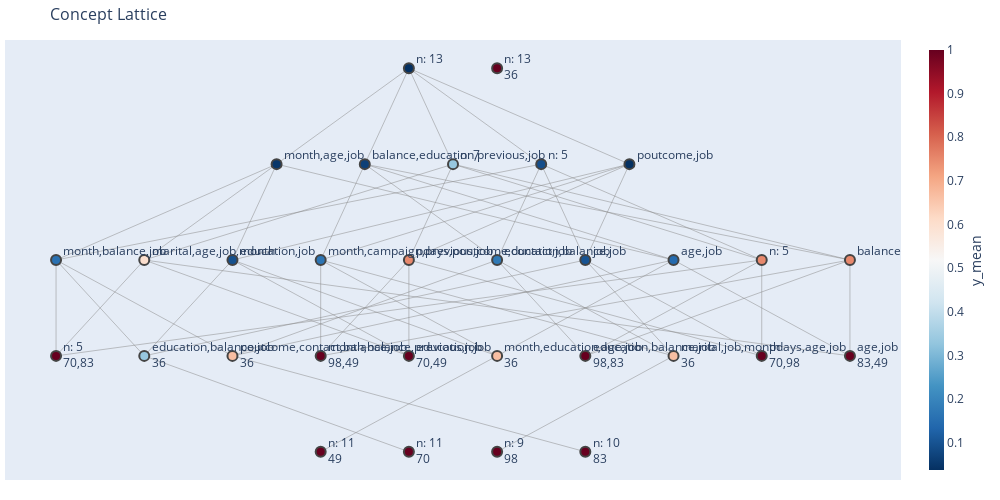

The notebook cell saved with this chart:
### Code cell
fig

### Figure 1 — Plotly figure (JSON) as saved in the notebook; plotly's stock layout.template omitted (floating-point values rounded to 4 significant figures; data arrays with more than 128 entries replaced by an {"elided": "..."} marker saying what was removed)
{"data": [{"hoverinfo": "none", "line": {"color": "#888", "width": 0.5}, "mode": "lines", "type": "scatter", "x": {"elided": "177 float values"}, "y": {"elided": "177 int values"}}, {"hoverinfo": "text", "hovertext": ["PatternStructure 30<br><br>extent (len: 2): 70, 83<br>intent (len: 14): job in [\"management\", \"services\"], contact in [\"cellular\", \"telephone\"], default = 0, marital = married, age in [37, 52],...<br>new extent (len: 2): 70, 83<br>new_intent (len: 5): campaign, month, age, previous, job<br>metric strongness = 1.0<br>metric stab_min_bound = None<br>metric stab_max_bound = None<br>metric log_stab_min_bound = None<br>metric log_stab_max_bound = None<br>metric lstab_min_bound = None<br>", "PatternStructure 14<br><br>extent (len: 2): 70, 36<br>intent (len: 13): contact in [\"cellular\", \"telephone\"], marital in [\"divorced\", \"married\"], poutcome in [\"success\", \"unknown\"], campaign in [1, 2], default = 0,...<br>new extent (len: 1): 36<br>new_intent (len: 3): job, balance, education<br>metric strongness = 0.3333333333333333<br>metric stab_min_bound = 0.5<br>metric stab_max_bound = 0.5<br>metric log_stab_min_bound = 1.0<br>metric log_stab_max_bound = 1.0<br>metric lstab_min_bound = -13.0<br>", "PatternStructure 5<br><br>extent (len: 4): 70, 83, 49, 36<br>intent (len: 13): contact in [\"cellular\", \"telephone\"], marital in [\"divorced\", \"married\"], balance in [0, 4629], campaign in [1, 2], default = 0,...<br>new extent (len: 0): ∅<br>new_intent (len: 3): month, age, job<br>metric strongness = 0.047619047619047616<br>metric stab_min_bound = -1.0<br>metric stab_max_bound = 0.5<br>metric log_stab_min_bound = -1.0<br>metric log_stab_max_bound = 1.0<br>metric lstab_min_bound = -13.0<br>", "PatternStructure 15<br><br>extent (len: 2): 83, 36<br>intent (len: 13): marital in [\"divorced\", \"married\"], campaign in [1, 2], default = 0, poutcome in [\"failure\", \"unknown\"], job in [\"retired\", \"services\"],...<br>new extent (len: 1): 36<br>new_intent (len: 4): poutcome, job, balance, contact<br>metric strongness = 0.6666666666666666<br>metric stab_min_bound = 0.5<br>metric stab_max_bound = 0.5<br>metric log_stab_min_bound = 1.0<br>metric log_stab_max_bound = 1.0<br>metric lstab_min_bound = -13.0<br>", "PatternStructure 16<br><br>extent (len: 1): 49<br>intent (len: 14): education = unknown, poutcome = success, default = 0, marital = married, contact = cellular,...<br>new extent (len: 1): 49<br>new_intent (len: 11): marital, housing, balance, pdays, month,...<br>metric strongness = 1.0<br>metric stab_min_bound = None<br>metric stab_max_bound = None<br>metric log_stab_min_bound = None<br>metric log_stab_max_bound = None<br>metric lstab_min_bound = None<br>", "PatternStructure 13<br><br>extent (len: 3): 70, 83, 36<br>intent (len: 13): contact in [\"cellular\", \"telephone\"], marital in [\"divorced\", \"married\"], campaign in [1, 2], education in [\"primary\", \"secondary\", \"tertiary\"], default = 0,...<br>new extent (len: 0): ∅<br>new_intent (len: 3): month, balance, job<br>metric strongness = 0.15789473684210525<br>metric stab_min_bound = -0.5<br>metric stab_max_bound = 0.5<br>metric log_stab_min_bound = -0.5849625007211562<br>metric log_stab_max_bound = 1.0<br>metric lstab_min_bound = -13.0<br>", "PatternStructure 23<br><br>extent (len: 2): 98, 49<br>intent (len: 14): poutcome = success, marital in [\"divorced\", \"married\"], pdays in [92.0, 182.0], default = 0, contact = cellular,...<br>new extent (len: 2): 98, 49<br>new_intent (len: 4): month, previous, balance, job<br>metric strongness = 1.0<br>metric stab_min_bound = None<br>metric stab_max_bound = None<br>metric log_stab_min_bound = None<br>metric log_stab_max_bound = None<br>metric lstab_min_bound = None<br>", "PatternStructure 3<br><br>extent (len: 4): 98, 83, 49, 36<br>intent (len: 13): balance in [229, 4629], contact in [\"cellular\", \"telephone\"], marital in [\"divorced\", \"married\"], campaign in [1, 2], job in [\"admin.\", \"blue-collar\", \"retired\", \"services\"],...<br>new extent (len: 0): ∅<br>new_intent (len: 4): previous, balance, education, job<br>metric strongness = 0.06557377049180328<br>metric stab_min_bound = -1.0<br>metric stab_max_bound = 0.5<br>metric log_stab_min_bound = -1.0<br>metric log_stab_max_bound = 1.0<br>metric lstab_min_bound = -13.0<br>", "PatternStructure 18<br><br>extent (len: 1): 70<br>intent (len: 14): poutcome = success, default = 0, contact = cellular, marital = married, previous = 3,...<br>new extent (len: 1): 70<br>new_intent (len: 11): marital, campaign, balance, pdays, month,...<br>metric strongness = 1.0<br>metric stab_min_bound = None<br>metric stab_max_bound = None<br>metric log_stab_min_bound = None<br>metric log_stab_max_bound = None<br>metric lstab_min_bound = None<br>", "PatternStructure 25<br><br>extent (len: 2): 70, 49<br>intent (len: 14): poutcome = success, balance in [0, 4629], campaign in [1, 2], default = 0, contact = cellular,...<br>new extent (len: 2): 70, 49<br>new_intent (len: 2): job, education<br>metric strongness = 1.0<br>metric stab_min_bound = None<br>metric stab_max_bound = None<br>metric log_stab_min_bound = None<br>metric log_stab_max_bound = None<br>metric lstab_min_bound = None<br>", "PatternStructure 8<br><br>extent (len: 2): 49, 36<br>intent (len: 13): balance in [229, 4629], job in [\"admin.\", \"retired\"], contact in [\"cellular\", \"telephone\"], marital in [\"divorced\", \"married\"], education in [\"primary\", \"unknown\"],...<br>new extent (len: 1): 36<br>new_intent (len: 4): month, job, age, education<br>metric strongness = 0.6666666666666666<br>metric stab_min_bound = 0.5<br>metric stab_max_bound = 0.5<br>metric log_stab_min_bound = 1.0<br>metric log_stab_max_bound = 1.0<br>metric lstab_min_bound = -13.0<br>", "PatternStructure 24<br><br>extent (len: 3): 70, 83, 49<br>intent (len: 14): job in [\"admin.\", \"management\", \"services\"], contact in [\"cellular\", \"telephone\"], balance in [0, 4629], campaign in [1, 2], default = 0,...<br>new extent (len: 0): ∅<br>new_intent (len: 4): marital, age, job, month<br>metric strongness = 0.6<br>metric stab_min_bound = -0.5<br>metric stab_max_bound = 0.5<br>metric log_stab_min_bound = -0.5849625007211562<br>metric log_stab_max_bound = 1.0<br>metric lstab_min_bound = -13.0<br>", "PatternStructure 6<br><br>extent (len: 3): 70, 49, 36<br>intent (len: 13): contact in [\"cellular\", \"telephone\"], marital in [\"divorced\", \"married\"], poutcome in [\"success\", \"unknown\"], campaign in [1, 2], education in [\"primary\", \"tertiary\", \"unknown\"],...<br>new extent (len: 0): ∅<br>new_intent (len: 2): job, education<br>metric strongness = 0.09375<br>metric stab_min_bound = -0.5<br>metric stab_max_bound = 0.5<br>metric log_stab_min_bound = -0.5849625007211562<br>metric log_stab_max_bound = 1.0<br>metric lstab_min_bound = -13.0<br>", "PatternStructure 4<br><br>extent (len: 3): 98, 49, 36<br>intent (len: 13): balance in [229, 4629], contact in [\"cellular\", \"telephone\"], marital in [\"divorced\", \"married\"], poutcome in [\"success\", \"unknown\"], default = 0,...<br>new extent (len: 0): ∅<br>new_intent (len: 4): month, campaign, previous, job<br>metric strongness = 0.16666666666666666<br>metric stab_min_bound = -0.5<br>metric stab_max_bound = 0.5<br>metric log_stab_min_bound = -0.5849625007211562<br>metric log_stab_max_bound = 1.0<br>metric lstab_min_bound = -13.0<br>", "PatternStructure 29<br><br>extent (len: 2): 98, 83<br>intent (len: 14): contact in [\"cellular\", \"telephone\"], marital in [\"divorced\", \"married\"], campaign in [1, 2], default = 0, pdays in [182.0, 460.0],...<br>new extent (len: 2): 98, 83<br>new_intent (len: 3): job, balance, education<br>metric strongness = 1.0<br>metric stab_min_bound = None<br>metric stab_max_bound = None<br>metric log_stab_min_bound = None<br>metric log_stab_max_bound = None<br>metric lstab_min_bound = None<br>", "PatternStructure 21<br><br>extent (len: 3): 70, 98, 49<br>intent (len: 14): poutcome = success, marital in [\"divorced\", \"married\"], balance in [0, 4629], month in [\"feb\", \"jan\", \"jul\"], default = 0,...<br>new extent (len: 0): ∅<br>new_intent (len: 4): poutcome, contact, job, pdays<br>metric strongness = 0.75<br>metric stab_min_bound = -0.5<br>metric stab_max_bound = 0.5<br>metric log_stab_min_bound = -0.5849625007211562<br>metric log_stab_max_bound = 1.0<br>metric lstab_min_bound = -13.0<br>", "PatternStructure 1<br><br>extent (len: 5): 98, 83, 49, 36, 70<br>intent (len: 13): contact in [\"cellular\", \"telephone\"], marital in [\"divorced\", \"married\"], balance in [0, 4629], campaign in [1, 2], poutcome in [\"failure\", \"success\", \"unknown\"],...<br>new extent (len: 0): ∅<br>new_intent (len: 13): marital, campaign, default, housing, balance,...<br>metric strongness = 0.03731343283582089<br>metric stab_min_bound = -1.5<br>metric stab_max_bound = 0.5<br>metric log_stab_min_bound = -1.3219280948873624<br>metric log_stab_max_bound = 1.0<br>metric lstab_min_bound = -13.0<br>", "PatternStructure 11<br><br>extent (len: 3): 98, 83, 36<br>intent (len: 13): contact in [\"cellular\", \"telephone\"], marital in [\"divorced\", \"married\"], job in [\"blue-collar\", \"retired\", \"services\"], age in [36, 78], default = 0,...<br>new extent (len: 0): ∅<br>new_intent (len: 3): job, balance, education<br>metric strongness = 0.17647058823529413<br>metric stab_min_bound = -0.5<br>metric stab_max_bound = 0.5<br>metric log_stab_min_bound = -0.5849625007211562<br>metric log_stab_max_bound = 1.0<br>metric lstab_min_bound = -13.0<br>", "PatternStructure 12<br><br>extent (len: 2): 98, 36<br>intent (len: 13): contact in [\"cellular\", \"telephone\"], poutcome in [\"success\", \"unknown\"], marital = divorced, age in [36, 78], default = 0,...<br>new extent (len: 1): 36<br>new_intent (len: 3): marital, job, month<br>metric strongness = 0.6666666666666666<br>metric stab_min_bound = 0.5<br>metric stab_max_bound = 0.5<br>metric log_stab_min_bound = 1.0<br>metric log_stab_max_bound = 1.0<br>metric lstab_min_bound = -13.0<br>", "PatternStructure 28<br><br>extent (len: 2): 70, 98<br>intent (len: 14): poutcome = success, marital in [\"divorced\", \"married\"], age in [36, 37], default = 0, contact = cellular,...<br>new extent (len: 2): 70, 98<br>new_intent (len: 3): job, age, pdays<br>metric strongness = 1.0<br>metric stab_min_bound = None<br>metric stab_max_bound = None<br>metric log_stab_min_bound = None<br>metric log_stab_max_bound = None<br>metric lstab_min_bound = None<br>", "PatternStructure 10<br><br>extent (len: 3): 70, 98, 36<br>intent (len: 13): contact in [\"cellular\", \"telephone\"], marital in [\"divorced\", \"married\"], poutcome in [\"success\", \"unknown\"], campaign in [1, 2], education in [\"primary\", \"secondary\", \"tertiary\"],...<br>new extent (len: 0): ∅<br>new_intent (len: 1): job<br>metric strongness = 0.1<br>metric stab_min_bound = -0.5<br>metric stab_max_bound = 0.5<br>metric log_stab_min_bound = -0.5849625007211562<br>metric log_stab_max_bound = 1.0<br>metric lstab_min_bound = -13.0<br>", "PatternStructure 7<br><br>extent (len: 3): 83, 49, 36<br>intent (len: 13): balance in [229, 4629], contact in [\"cellular\", \"telephone\"], marital in [\"divorced\", \"married\"], campaign in [1, 2], default = 0,...<br>new extent (len: 0): ∅<br>new_intent (len: 2): age, job<br>metric strongness = 0.14285714285714285<br>metric stab_min_bound = -0.5<br>metric stab_max_bound = 0.5<br>metric log_stab_min_bound = -0.5849625007211562<br>metric log_stab_max_bound = 1.0<br>metric lstab_min_bound = -13.0<br>", "PatternStructure 26<br><br>extent (len: 2): 83, 49<br>intent (len: 14): contact in [\"cellular\", \"telephone\"], campaign in [1, 2], default = 0, marital = married, age in [52, 61],...<br>new extent (len: 2): 83, 49<br>new_intent (len: 2): age, job<br>metric strongness = 1.0<br>metric stab_min_bound = None<br>metric stab_max_bound = None<br>metric log_stab_min_bound = None<br>metric log_stab_max_bound = None<br>metric lstab_min_bound = None<br>", "PatternStructure 0<br><br>extent (len: 1): 36<br>intent (len: 13): month = oct, marital = divorced, poutcome = unknown, default = 0, campaign = 1,...<br>new extent (len: 1): 36<br>new_intent (len: 13): marital, campaign, default, housing, balance,...<br>metric strongness = 1.0<br>metric stab_min_bound = None<br>metric stab_max_bound = None<br>metric log_stab_min_bound = None<br>metric log_stab_max_bound = None<br>metric lstab_min_bound = None<br>", "PatternStructure 20<br><br>extent (len: 4): 70, 98, 83, 49<br>intent (len: 14): contact in [\"cellular\", \"telephone\"], marital in [\"divorced\", \"married\"], balance in [0, 4629], month in [\"feb\", \"jan\", \"jul\"], default = 0,...<br>new extent (len: 0): ∅<br>new_intent (len: 7): pdays, month, poutcome, age, education,...<br>metric strongness = 0.3333333333333333<br>metric stab_min_bound = -1.0<br>metric stab_max_bound = 0.5<br>metric log_stab_min_bound = -1.0<br>metric log_stab_max_bound = 1.0<br>metric lstab_min_bound = -13.0<br>", "PatternStructure 27<br><br>extent (len: 3): 70, 98, 83<br>intent (len: 14): contact in [\"cellular\", \"telephone\"], marital in [\"divorced\", \"married\"], campaign in [1, 2], default = 0, pdays in [182.0, 460.0],...<br>new extent (len: 0): ∅<br>new_intent (len: 5): pdays, month, age, education, job<br>metric strongness = 0.75<br>metric stab_min_bound = -0.5<br>metric stab_max_bound = 0.5<br>metric log_stab_min_bound = -0.5849625007211562<br>metric log_stab_max_bound = 1.0<br>metric lstab_min_bound = -13.0<br>", "PatternStructure 9<br><br>extent (len: 4): 70, 98, 83, 36<br>intent (len: 13): job in [\"blue-collar\", \"management\", \"retired\", \"services\"], contact in [\"cellular\", \"telephone\"], marital in [\"divorced\", \"married\"], campaign in [1, 2], education in [\"primary\", \"secondary\", \"tertiary\"],...<br>new extent (len: 0): ∅<br>new_intent (len: 5): housing, balance, month, education, job<br>metric strongness = 0.09090909090909091<br>metric stab_min_bound = -1.0<br>metric stab_max_bound = 0.5<br>metric log_stab_min_bound = -1.0<br>metric log_stab_max_bound = 1.0<br>metric lstab_min_bound = -13.0<br>", "PatternStructure 17<br><br>extent (len: 1): 98<br>intent (len: 14): poutcome = success, marital = divorced, default = 0, contact = cellular, month = feb,...<br>new extent (len: 1): 98<br>new_intent (len: 9): balance, pdays, month, contact, poutcome,...<br>metric strongness = 1.0<br>metric stab_min_bound = None<br>metric stab_max_bound = None<br>metric log_stab_min_bound = None<br>metric log_stab_max_bound = None<br>metric lstab_min_bound = None<br>", "PatternStructure 19<br><br>extent (len: 1): 83<br>intent (len: 14): balance = 657, default = 0, marital = married, poutcome = failure, housing = 0,...<br>new extent (len: 1): 83<br>new_intent (len: 10): marital, campaign, balance, pdays, month,...<br>metric strongness = 1.0<br>metric stab_min_bound = None<br>metric stab_max_bound = None<br>metric log_stab_min_bound = None<br>metric log_stab_max_bound = None<br>metric lstab_min_bound = None<br>", "PatternStructure 22<br><br>extent (len: 3): 98, 83, 49<br>intent (len: 14): contact in [\"cellular\", \"telephone\"], marital in [\"divorced\", \"married\"], month in [\"feb\", \"jan\", \"jul\"], default = 0, campaign in [1, 2],...<br>new extent (len: 0): ∅<br>new_intent (len: 4): previous, balance, education, job<br>metric strongness = 0.75<br>metric stab_min_bound = -0.5<br>metric stab_max_bound = 0.5<br>metric log_stab_min_bound = -0.5849625007211562<br>metric log_stab_max_bound = 1.0<br>metric lstab_min_bound = -13.0<br>", "PatternStructure 2<br><br>extent (len: 4): 70, 98, 49, 36<br>intent (len: 13): contact in [\"cellular\", \"telephone\"], marital in [\"divorced\", \"married\"], job in [\"admin.\", \"blue-collar\", \"management\", \"retired\"], poutcome in [\"success\", \"unknown\"], default = 0,...<br>new extent (len: 0): ∅<br>new_intent (len: 2): poutcome, job<br>metric strongness = 0.038461538461538464<br>metric stab_min_bound = -1.0<br>metric stab_max_bound = 0.5<br>metric log_stab_min_bound = -1.0<br>metric log_stab_max_bound = 1.0<br>metric lstab_min_bound = -13.0<br>"], "marker": {"color": [1, 0.3333, 0.04762, 0.6667, 1, 0.1579, 1, 0.06557, 1, 1, 0.6667, 0.6, 0.09375, 0.1667, 1, 0.75, 0.03731, 0.1765, 0.6667, 1, 0.1, 0.1429, 1, 1, 0.3333, 0.75, 0.09091, 1, 1, 0.75, 0.03846], "colorbar": {"thickness": 15, "title": {"side": "right", "text": "y_mean"}, "xanchor": "left"}, "colorscale": [[0, "rgb(103,0,31)"], [0.1, "rgb(178,24,43)"], [0.2, "rgb(214,96,77)"], [0.3, "rgb(244,165,130)"], [0.4, "rgb(253,219,199)"], [0.5, "rgb(247,247,247)"], [0.6, "rgb(209,229,240)"], [0.7, "rgb(146,197,222)"], [0.8, "rgb(67,147,195)"], [0.9, "rgb(33,102,172)"], [1, "rgb(5,48,97)"]], "line": {"width": 2}, "reversescale": true, "showscale": true, "size": 10}, "mode": "markers+text", "text": ["n: 5<br>70,83", "education,balance,job<br>36", "month,age,job<br>", "poutcome,contact,balance,job<br>36", "n: 11<br>49", "month,balance,job<br>", "month,balance,previous,job<br>98,49", "balance,education,previous,job<br>", "n: 11<br>70", "education,job<br>70,49", "month,education,age,job<br>36", "marital,age,job,month<br>", "education,job<br>", "month,campaign,previous,job<br>", "education,balance,job<br>98,83", "pdays,poutcome,contact,job<br>", "n: 13<br>", "education,balance,job<br>", "marital,job,month<br>36", "pdays,age,job<br>70,98", "job<br>", "age,job<br>", "age,job<br>83,49", "n: 13<br>36", "n: 7<br>", "n: 5<br>", "n: 5<br>", "n: 9<br>98", "n: 10<br>83", "balance,education,previous,job<br>", "poutcome,job<br>"], "textposition": "middle right", "type": "scatter", "x": [-4.5, -3.5, -2, -2.5, -1.5, -4.5, -1.5, -1, -0.5, -0.5, 0.5, -3.5, -2.5, -1.5, 1.5, -0.5, -0.5, 0.5, 2.5, 3.5, 1.5, 2.5, 4.5, 0.5, 0, 3.5, 1, 0.5, 1.5, 4.5, 2], "y": [2, 2, 4, 2, 1, 3, 2, 4, 1, 2, 2, 3, 3, 3, 2, 3, 5, 3, 2, 2, 3, 3, 2, 5, 4, 3, 4, 1, 1, 3, 4]}], "layout": {"height": 500, "hovermode": "closest", "margin": {"b": 20, "l": 5, "r": 5, "t": 40}, "showlegend": false, "title": {"font": {"size": 16}, "text": "Concept Lattice"}, "width": 1000, "xaxis": {"showgrid": false, "showticklabels": false, "zeroline": false}, "yaxis": {"showgrid": false, "showticklabels": false, "zeroline": false}}}
